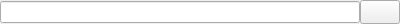
<?xml version="1.0" encoding="UTF-8"?>
<ui version="4.0">
 <class>QWoCommandLineInput</class>
 <widget class="QWidget" name="QWoCommandLineInput">
  <property name="geometry">
   <rect>
    <x>0</x>
    <y>0</y>
    <width>400</width>
    <height>24</height>
   </rect>
  </property>
  <property name="windowTitle">
   <string>Form</string>
  </property>
  <layout class="QHBoxLayout" name="horizontalLayout">
   <property name="spacing">
    <number>0</number>
   </property>
   <property name="leftMargin">
    <number>0</number>
   </property>
   <property name="topMargin">
    <number>0</number>
   </property>
   <property name="rightMargin">
    <number>0</number>
   </property>
   <property name="bottomMargin">
    <number>0</number>
   </property>
   <item>
    <widget class="QLineEdit" name="input"/>
   </item>
   <item>
    <widget class="QPushButton" name="close">
     <property name="maximumSize">
      <size>
       <width>16777215</width>
       <height>24</height>
      </size>
     </property>
     <property name="text">
      <string/>
     </property>
     <property name="icon">
      <iconset resource="qwoterm.qrc">
       <normaloff>:/qwoterm/resource/skin/tabclose.png</normaloff>:/qwoterm/resource/skin/tabclose.png</iconset>
     </property>
    </widget>
   </item>
  </layout>
 </widget>
 <resources>
  <include location="qwoterm.qrc"/>
 </resources>
 <connections/>
</ui>
